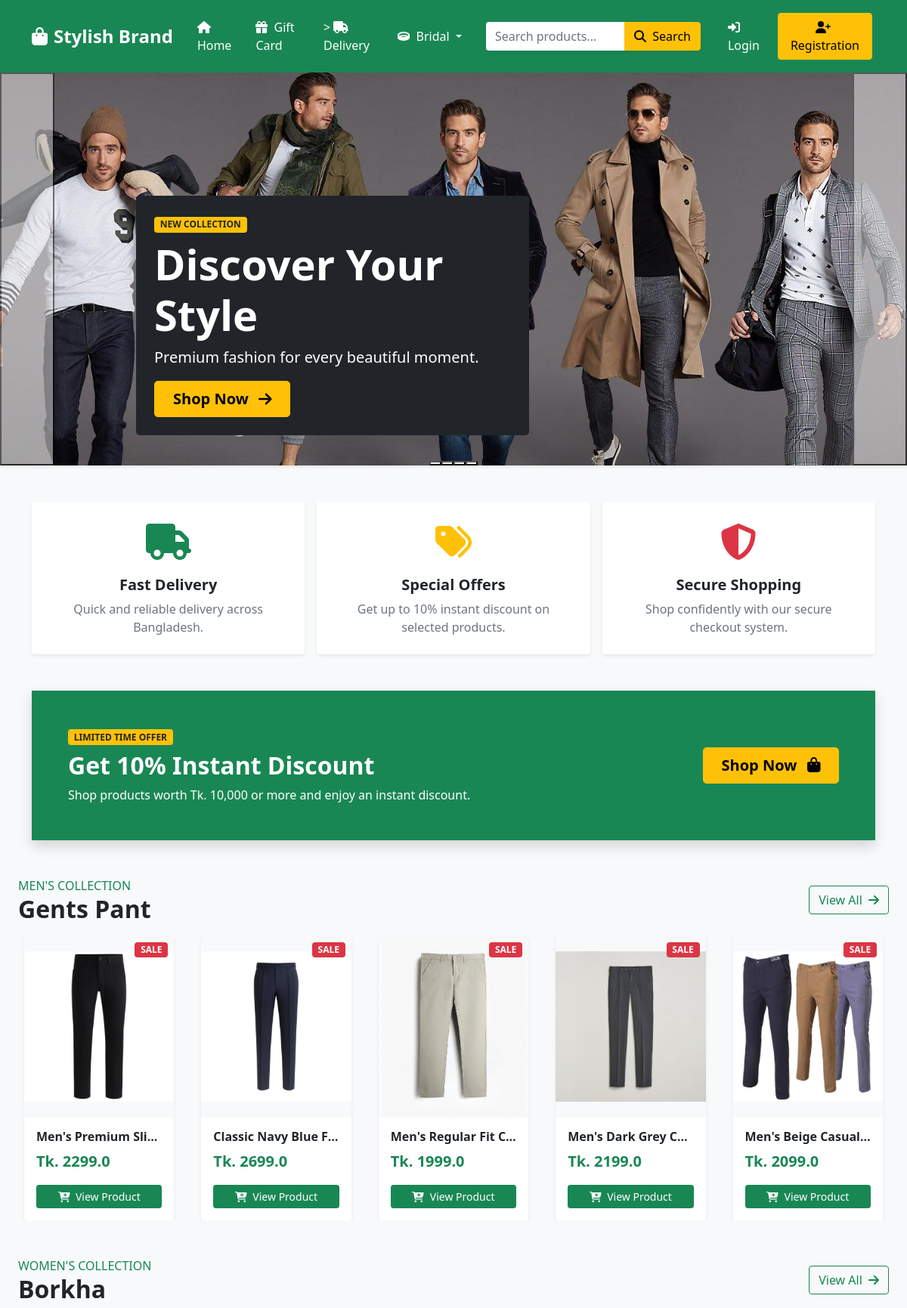
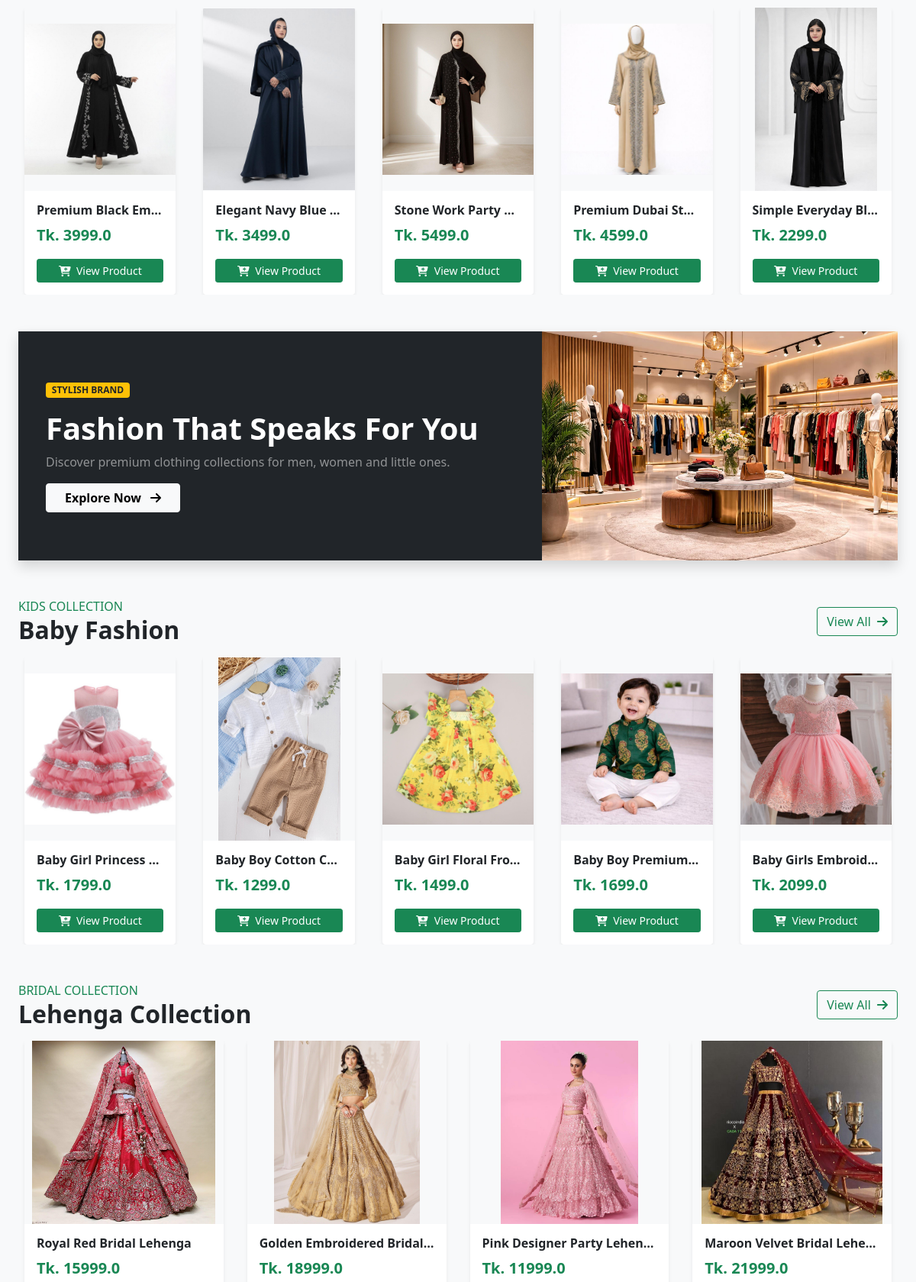
The page / (upper part) on the database its author committed (2 pictures, top to bottom).
### Shop/models.py (models this page shows, shortened)
class Product(models.Model):
    title = models.CharField(max_length=100)
    selling_price = models.FloatField()
    discounted_price = models.FloatField()
    description = models.TextField()
    brand = models.CharField(max_length=100)
    category = models.CharField(choices=CATEGORY_CHOICES,max_length=2)
    product_image = models.ImageField(upload_to='productimg')

### Shop/views.py (the view)
# urls.py: path("", views.ProductView.as_view(), name="home"),
class ProductView(View):
    def get(self, request):
        totalitem = 0
        gentspants = Product.objects.filter(category="GP")
        borkhas = Product.objects.filter(category="BK")
        babyfashions = Product.objects.filter(category="BF")
        lehengas = Product.objects.filter(category="L")
        sarees = Product.objects.filter(category="S")
        if request.user.is_authenticated:
            totalitem = len(Cart.objects.filter(user=request.user))
        return render(
            request,
            "Shop/home.html",
            {
                "gentspants": gentspants,
                "borkhas": borkhas,
                "babyfashions": babyfashions,
                "lehengas": lehengas,
                "sarees": sarees,
                "totalitem": totalitem,
            },
        )

### Shop/templates/Shop/home.html (shortened to what this page needs)
{% extends 'Shop/base.html' %}
{% load static %}
{% block banner_slider %}
<div id="heroCarousel"
    class="carousel slide carousel-fade shadow-sm"
    data-bs-ride="carousel"
    data-bs-interval="4500">
    <div class="carousel-indicators">
        <button type="button"
            data-bs-target="#heroCarousel"
            data-bs-slide-to="0"
            class="active"></button>
        <button type="button"
            data-bs-target="#heroCarousel"
            data-bs-slide-to="1"></button>
        <button type="button"
            data-bs-target="#heroCarousel"
            data-bs-slide-to="2"></button>
        <button type="button"
            data-bs-target="#heroCarousel"
            data-bs-slide-to="3"></button>
    </div>
    <div class="carousel-inner">
        <div class="carousel-item active">
            <div class="carousel-caption d-none d-md-block text-start">
                <div class="bg-dark bg-opacity-50 p-4 rounded-3"
                    style="max-width: 520px;">
                    <span class="badge bg-warning text-dark mb-2">
                        NEW COLLECTION
                    </span>
                    <h1 class="display-4 fw-bold">
                        Discover Your Style
                    </h1>
                    <p class="fs-5">
                        Premium fashion for every beautiful moment.
                    </p>
                    <a href="#products"
                        class="btn btn-warning btn-lg fw-bold px-4">
                        Shop Now
                        <i class="fas fa-arrow-right ms-2"></i>
                    </a>
                </div>
            </div>
        </div>
    </div>
    <button class="carousel-control-prev"
        type="button"
        data-bs-target="#heroCarousel"
        data-bs-slide="prev"
        style="width: 6%;">
        <span class="carousel-control-prev-icon"></span>
    </button>
    <button class="carousel-control-next"
        type="button"
        data-bs-target="#heroCarousel"
        data-bs-slide="next"
        style="width: 6%;">
        <span class="carousel-control-next-icon"></span>
    </button>
</div>
{% endblock banner_slider %}
{% block livesale %}
<div class="container my-5">
    <div class="row g-3">
        <div class="col-md-4">
            <div class="card border-0 shadow-sm h-100">
                <div class="card-body p-4 text-center">
                    <div class="display-5 text-success mb-3">
                        <i class="fas fa-truck"></i>
                    </div>
                    <h5 class="fw-bold">
                        Fast Delivery
                    </h5>
                    <p class="text-muted mb-0">
                        Quick and reliable delivery across Bangladesh.
                    </p>
                </div>
            </div>
        </div>
        <div class="col-md-4">
            <div class="card border-0 shadow-sm h-100">
                <div class="card-body p-4 text-center">
                    <div class="display-5 text-warning mb-3">
                        <i class="fas fa-tags"></i>
                    </div>
                    <h5 class="fw-bold">
                        Special Offers
                    </h5>
                    <p class="text-muted mb-0">
                        Get up to 10% instant discount on selected products.
                    </p>
                </div>
            </div>
        </div>
        <div class="col-md-4">
            <div class="card border-0 shadow-sm h-100">
                <div class="card-body p-4 text-center">
                    <div class="display-5 text-danger mb-3">
                        <i class="fas fa-shield-alt"></i>
                    </div>
                    <h5 class="fw-bold">
                        Secure Shopping
                    </h5>
                    <p class="text-muted mb-0">
                        Shop confidently with our secure checkout system.
                    </p>
                </div>
            </div>
        </div>
    </div>
</div>
<div class="container mb-5">
    <div class="bg-success text-white rounded-4 shadow p-5">
        <div class="row align-items-center">
            <div class="col-md-8">
                <span class="badge bg-warning text-dark mb-2">
                    LIMITED TIME OFFER
                </span>
                <h2 class="fw-bold">
                    Get 10% Instant Discount
                </h2>
                <p class="mb-0">
                    Shop products worth Tk. 10,000 or more
                    and enjoy an instant discount.
                </p>
            </div>
            <div class="col-md-4 text-md-end mt-3 mt-md-0">
                <a href="#products"
                    class="btn btn-warning btn-lg fw-bold px-4">
                    Shop Now
                    <i class="fas fa-shopping-bag ms-2"></i>
                </a>
            </div>
        </div>
    </div>
</div>
{% endblock livesale %}
{% block main-content %}
<div id="products" class="container-fluid px-4">
    <div class="d-flex justify-content-between align-items-center mb-3">
        <div>
            <span class="text-success fw-semibold">
                MEN'S COLLECTION
            </span>
            <h2 class="fw-bold mb-0">
                Gents Pant
            </h2>
        </div>
        <button class="btn btn-outline-success">
            View All
            <i class="fas fa-arrow-right ms-1"></i>
        </button>
    </div>
    <div class="owl-carousel mb-5" id="slider1">
        {% for g in gentspants %}
        <div class="px-2">
            <a href="{% url 'product-detail' g.id %}"
                class="text-decoration-none text-dark">
                <div class="card border-0 shadow-sm h-100">
                    <div class="position-relative bg-light">
                        <img src="{{g.product_image.url}}"
                            class="card-img-top"
                            style="height: 240px; object-fit: contain;"
                            alt="{{g.title}}">
                        <span
                            class="position-absolute top-0 end-0 badge bg-danger m-2">
                            SALE
                        </span>
                    </div>
                    <div class="card-body">
                        <h6 class="fw-bold text-truncate">
                            {{g.title}}
                        </h6>
                        <div>
                            <span class="fs-5 fw-bold text-success">
                                Tk. {{g.discounted_price}}
                            </span>
                        </div>
                        <button class="btn btn-success btn-sm w-100 mt-3">
                            <i class="fas fa-cart-plus me-1"></i>
                            View Product
                        </button>
                    </div>
                </div>
            </a>
        </div>
        {% endfor %}
    </div>
    <div class="d-flex justify-content-between align-items-center mb-3">
        <div>
            <span class="text-success fw-semibold">
                WOMEN'S COLLECTION
            </span>
            <h2 class="fw-bold mb-0">
                Borkha
            </h2>
        </div>
        <button class="btn btn-outline-success">
            View All
            <i class="fas fa-arrow-right ms-1"></i>
        </button>
    </div>
    <div class="owl-carousel mb-5" id="slider2">
        {% for b in borkhas %}
        <div class="px-2">
            <a href="{% url 'product-detail' b.id %}"
                class="text-decoration-none text-dark">
                <div class="card border-0 shadow-sm h-100">
                    <div class="bg-light">
                        <img src="{{b.product_image.url}}"
                            class="card-img-top"
                            style="height: 240px; object-fit: contain;"
                            alt="{{b.title}}">
                    </div>
                    <div class="card-body">
                        <h6 class="fw-bold text-truncate">
                            {{b.title}}
                        </h6>
                        <span class="fs-5 fw-bold text-success">
                            Tk. {{b.discounted_price}}
                        </span>
                        <button class="btn btn-success btn-sm w-100 mt-3">
                            <i class="fas fa-cart-plus me-1"></i>
                            View Product
                        </button>
                    </div>
                </div>
            </a>
        </div>
        {% endfor %}
    </div>
    <div class="container-fluid px-0 mb-5">
        <div class="bg-dark text-white rounded-4 shadow overflow-hidden">
            <div class="row align-items-center">
                <div class="col-md-7 p-5">
                    <span class="badge bg-warning text-dark mb-3">
                        STYLISH BRAND
                    </span>
                    <h2 class="display-6 fw-bold">
                        Fashion That Speaks For You
                    </h2>
                    <p class="text-white-50">
                        Discover premium clothing collections
                        for men, women and little ones.
                    </p>
                    <a href="#products"
                        class="btn btn-light fw-bold px-4">
                        Explore Now
                        <i class="fas fa-arrow-right ms-2"></i>
                    </a>
                </div>
                <div class="col-md-5">
                    <img
                        src="{% static 'Shop/images/banner/fashion-promo.jpg' %}"
                        class="img-fluid w-100"
                        style="height: 300px; object-fit: cover;"
                        alt="Fashion">
                </div>
            </div>
        </div>
    </div>
    <div class="d-flex justify-content-between align-items-center mb-3">
        <div>
            <span class="text-success fw-semibold">
                KIDS COLLECTION
            </span>
            <h2 class="fw-bold mb-0">
                Baby Fashion
            </h2>
        </div>
        <button class="btn btn-outline-success">
            View All
            <i class="fas fa-arrow-right ms-1"></i>
        </button>
    </div>
    <div class="owl-carousel mb-5" id="slider3">
        {% for bh in babyfashions %}
        <div class="px-2">
            <a href="{% url 'product-detail' bh.id %}"
                class="text-decoration-none text-dark">
                <div class="card border-0 shadow-sm h-100">
                    <div class="bg-light">
                        <img src="{{bh.product_image.url}}"
                            class="card-img-top"
                            style="height: 240px; object-fit: contain;"
                            alt="{{bh.title}}">
                    </div>
                    <div class="card-body">
                        <h6 class="fw-bold text-truncate">
                            {{bh.title}}
                        </h6>
                        <span class="fs-5 fw-bold text-success">
                            Tk. {{bh.discounted_price}}
                        </span>
                        <button class="btn btn-success btn-sm w-100 mt-3">
                            <i class="fas fa-cart-plus me-1"></i>
                            View Product
                        </button>
                    </div>
                </div>
            </a>
        </div>
        {% endfor %}
    </div>
    <div class="d-flex justify-content-between align-items-center mb-3">
        <div>
            <span class="text-success fw-semibold">
                BRIDAL COLLECTION
            </span>
            <h2 class="fw-bold mb-0">
                Lehenga Collection
            </h2>
        </div>
        <a href="{% url 'lehenga' %}" class="btn btn-outline-success">
            View All
            <i class="fas fa-arrow-right ms-1"></i>
        </a>
    </div>
    <div class="owl-carousel mb-5" id="slider4">
        {% for lh in lehengas %}
        <div class="px-2">
            <div class="card border-0 shadow-sm h-100">
                <div class="bg-light">
                    <img src="{{ lh.product_image.url }}"
                        class="card-img-top"
                        style="height: 240px; object-fit: contain;"
                        alt="{{ lh.title }}">
                </div>
                <div class="card-body">
                    <h6 class="fw-bold text-truncate">
                        {{ lh.title }}
                    </h6>
                    <span class="fs-5 fw-bold text-success">
                        Tk. {{ lh.discounted_price }}
                    </span>
                </div>
            </div>
        </div>
        {% empty %}
        <div class="alert alert-warning">
            No Lehenga products found.
        </div>
        {% endfor %}
    </div>
</div>
{% endblock main-content %}

### rows shown on the page
Product: product_image (picture), title "Men's Premium Sli…", discounted_price "2299.0"
Product: product_image (picture), title "Classic Navy Blue F…", discounted_price "2699.0"
Product: product_image (picture), title "Men's Regular Fit…", discounted_price "1999.0"
Product: product_image (picture), title "Men's Dark Grey C…", discounted_price "2199.0"
Product: product_image (picture), title "Men's Beige Casua…", discounted_price "2099.0"
Product: product_image (picture), title "Premium Black Em…", discounted_price "3999.0"
Product: product_image (picture), title "Elegant Navy Blue…", discounted_price "3499.0"
Product: product_image (picture), title "Stone Work Party…", discounted_price "5499.0"
Product: product_image (picture), title "Premium Dubai St…", discounted_price "4599.0"
Product: product_image (picture), title "Simple Everyday Bl…", discounted_price "2299.0"
Product: product_image (picture), title "Baby Girl Princess…", discounted_price "1799.0"
Product: product_image (picture), title "Baby Boy Cotton C…", discounted_price "1299.0"
Product: product_image (picture), title "Baby Girl Floral Fro…", discounted_price "1499.0"
Product: product_image (picture), title "Baby Boy Premium…", discounted_price "1699.0"
Product: product_image (picture), title "Baby Girls Embroid…", discounted_price "2099.0"
Product: product_image (picture), title "Royal Red Bridal Lehenga", discounted_price "15999.0"
Product: product_image (picture), title "Golden Embroidered Bridal…", discounted_price "18999.0"
Product: product_image (picture), title "Pink Designer Party Lehen…", discounted_price "11999.0"
Product: product_image (picture), title "Maroon Velvet Bridal Lehe…", discounted_price "21999.0"
